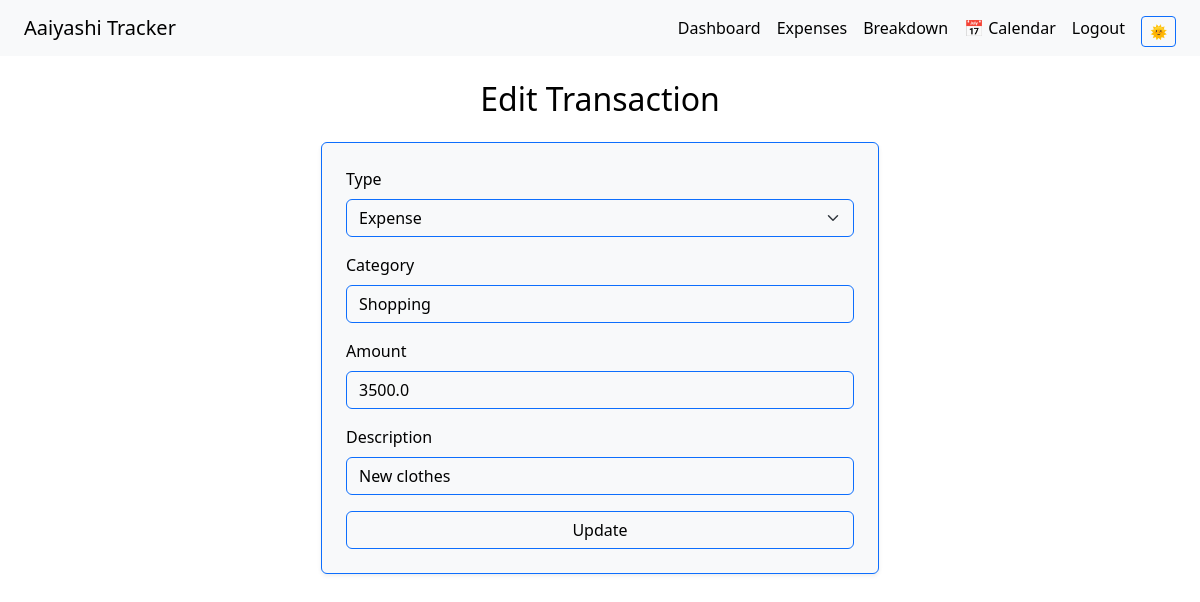
Page /edit/4 (signed in) on the committed database.
### app/models.py (models this page shows)
class Expense(db.Model):
    id = db.Column(db.Integer, primary_key=True)
    type = db.Column(db.String(10))
    category = db.Column(db.String(50))
    amount = db.Column(db.Float)
    date = db.Column(db.Date, default=datetime.utcnow)
    description = db.Column(db.String(200))
    user_id = db.Column(db.Integer, db.ForeignKey('user.id'), nullable=False)

### app/routes.py (the view, shortened to what this page needs)
@main.route('/edit/<int:expense_id>', methods=['GET', 'POST'])
@login_required
def edit_expense(expense_id):
    expense = Expense.query.get_or_404(expense_id)
    if expense.user_id != current_user.id:
        flash("Unauthorized access!", "danger")
        return redirect(url_for('main.expenses'))
    return render_template('edit_expense.html', expense=expense)

### app/routes.py (called while the page is built)
@login_manager.user_loader
def load_user(user_id):
    return User.query.get(int(user_id))

### app/templates/edit_expense.html (shortened to what this page needs)
{% extends 'base.html' %}
{% block content %}
<h2 class="text-center mb-4">Edit Transaction</h2>
<form method="POST" class="card p-4 shadow-sm col-md-6 mx-auto">
    <div class="mb-3">
        <label class="form-label">Type</label>
        <select name="type" class="form-select" required>
            <option value="Expense" {% if expense.type == 'Expense' %}selected{% endif %}>Expense</option>
        </select>
    </div>
    <div class="mb-3">
        <label class="form-label">Category</label>
        <input type="text" name="category" class="form-control" value="{{ expense.category }}" required>
    </div>
    <div class="mb-3">
        <label class="form-label">Amount</label>
        <input type="number" name="amount" class="form-control" value="{{ expense.amount }}" required>
    </div>
    <div class="mb-3">
        <label class="form-label">Description</label>
        <input type="text" name="description" class="form-control" value="{{ expense.description }}">
    </div>
    <button type="submit" class="btn btn-success w-100">Update</button>
</form>
{% endblock %}

### app/static/styles.css (style rules this page uses)
:root { --bg-color: #ffffff; --text-color: #000000; --card-color: #f8f9fa; --accent-color: #0d6efd; }
body { background-color: var(--bg-color) !important; color: var(--text-color); }
.card, .shadow-sm, table, .form-control, .form-select, .btn { background-color: var(--card-color) !important; color: var(--text-color) !important; border-color: var(--accent-color) !important; }
a, .btn { color: var(--accent-color); }

### rows in the picture
Expense: type "Expense", category "Shopping", amount "3500.0", description "New clothes"
